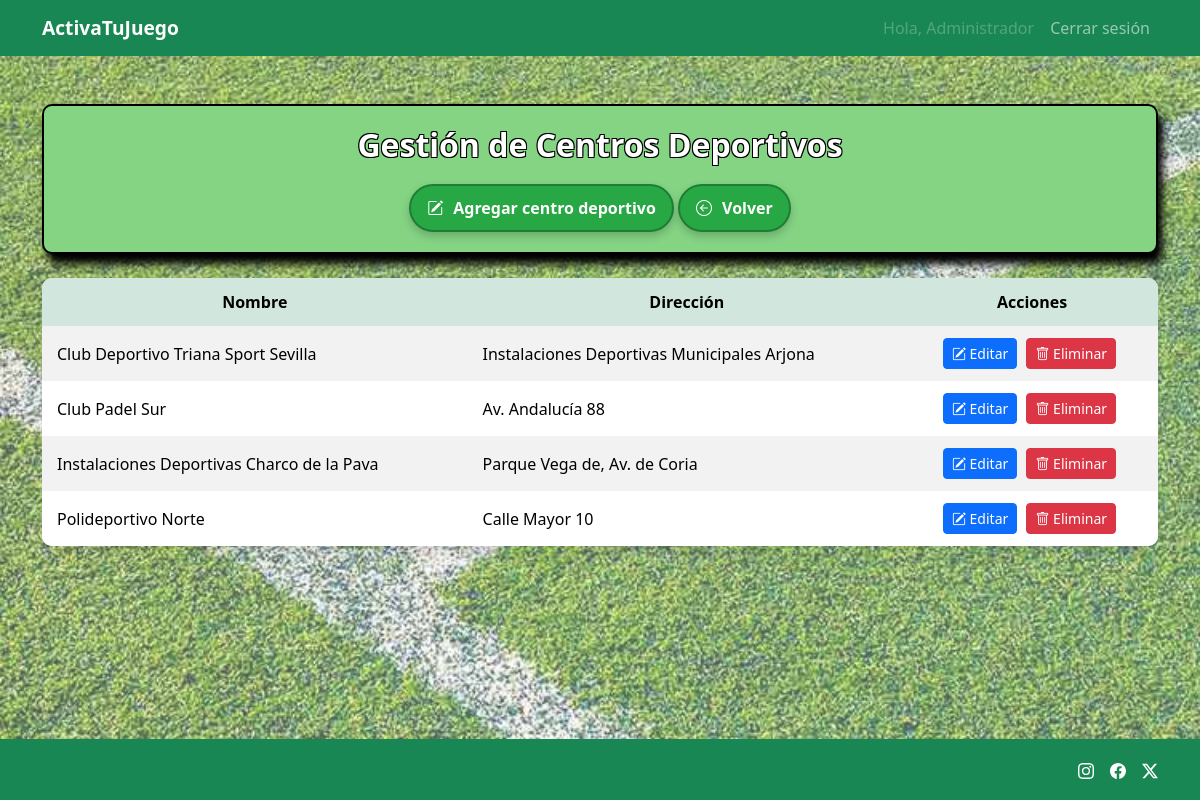
The page /views/gestionar_centros.php (signed in) on the database its author committed.
### tables this page shows
CREATE TABLE `centrodeportivo` (
  `id` int(11) NOT NULL,
  `nombre` varchar(100) NOT NULL,
  `direccion` varchar(255) NOT NULL
);

### models/CentroDeportivo.php (called while the page is built, shortened)
<?php
class CentroDeportivo
{
    private $conn;
    public function __construct($connection)
    {
        $this->conn = $connection;
    }
    public function obtenerTodos()
    {
        $resultado = $this->conn->query("SELECT * FROM centrodeportivo ORDER BY nombre ASC");
        return $resultado->fetch_all(MYSQLI_ASSOC);
    }
}

### views/gestionar_centros.php (the view, shortened to what this page needs)
<?php
require_once('../config/database.php');
require_once('../models/CentroDeportivo.php');
include('../includes/header.php');
$centroModel = new CentroDeportivo($connection);
$centros = $centroModel->obtenerTodos();
?>
<div class="container mt-5 animado" id="anim-eventos">
    <div class="encabezado-eventos text-center mb-4">
        <h1 class="titulo-eventos">Gestión de Centros Deportivos</h1>
        <a href="crear_centro.php" class="btn-historial">
            <i class="bi bi-pencil-square"></i>
            Agregar centro deportivo
        </a>
        <a href="../index.php" class="btn-historial">
            <i class="bi bi-arrow-left-circle"></i> Volver
        </a>
    </div>
    <div class="table-responsive">
        <table class="table table-bordered table-striped tabla-personalizada">
            <thead class="table-success">
                <tr>
                    <th>Nombre</th>
                    <th>Dirección</th>
                    <th>Acciones</th>
                </tr>
            </thead>
            <tbody>
                <?php foreach ($centros as $centro): ?>
                    <tr>
                        <td><?= htmlspecialchars($centro['nombre']) ?></td>
                        <td><?= htmlspecialchars($centro['direccion']) ?></td>
                        <td>
                            <a href="editar_centro.php?id=<?= $centro['id'] ?>" class="btn btn-primary btn-sm">
                                <i class="bi bi-pencil-square"></i> Editar
                            </a>
                            <button class="btn btn-danger btn-sm"
                                onclick="confirmarEliminacionCentro(<?= $centro['id'] ?>, '<?= htmlspecialchars($centro['nombre']) ?>')">
                                <i class="bi bi-trash"></i> Eliminar
                            </button>
                        </td>
                    </tr>
                <?php endforeach; ?>
            </tbody>
        </table>
    </div>
</div>
<?php include('../includes/footer.php'); ?>

### public/css/style.css (style rules this page uses)
body { display: flex; flex-direction: column; min-height: 100vh; position: relative; margin: 0; padding: 0; }
body::before { content: ""; position: fixed; top: 0; left: 0; width: 100%; height: 100%; background: url('../img/fondo_cesped.jpg') no-repeat center center fixed; background-size: cover; opacity: 0.7; z-index: -1; }
.encabezado-eventos { background-color: rgb(132, 212, 132); border: 2px solid black; padding: 20px; border-radius: 10px; margin-bottom: 30px; box-shadow: 5px 10px 8px #000000; }
.animado { opacity: 0; transition: opacity 0.5s ease; }
.animado.visible { animation: slideInLeft 1s ease forwards; }
.btn-historial { display: inline-flex; align-items: center; gap: 10px; background-color: #28a745; color: white; padding: 10px 16px; font-weight: bold; border-radius: 50px; border: 2px solid #1e7e34; text-decoration: none; transition: transform 0.3s ease, background-color 0.3s ease; box-shadow: 0 4px 8px rgba(0, 0, 0, 0.2); }
.titulo-eventos { font-size: 2rem; font-weight: bold; color: white; display: flex; align-items: center; justify-content: center; text-shadow: -1px -1px 0 black, 1px -1px 0 black, -1px 1px 0 black, 1px 1px 0 black; margin-bottom: 20px; }
.table { background-color: white; border-collapse: separate; border-spacing: 0; border-radius: 10px; overflow: hidden; box-shadow: 0 4px 15px rgba(0, 0, 0, 0.1); }
.table thead { font-weight: bold; text-align: center; }
.table th, .table td { border: none; padding: 12px 15px; vertical-align: middle; }
.table td .btn { margin-right: 5px; }
.table td:last-child { text-align: center; }

### rows shown on the page
centrodeportivo: nombre "Club Deportivo Triana Sport Sevilla", direccion "Instalaciones Deportivas Municipales Arjona"
centrodeportivo: nombre "Club Padel Sur", direccion "Av. Andalucía 88"
centrodeportivo: nombre "Instalaciones Deportivas Charco de la Pava", direccion "Parque Vega de, Av. de Coria"
centrodeportivo: nombre "Polideportivo Norte", direccion "Calle Mayor 10"

### other values the page prints
$_SESSION['nombre'] "Administrador"
